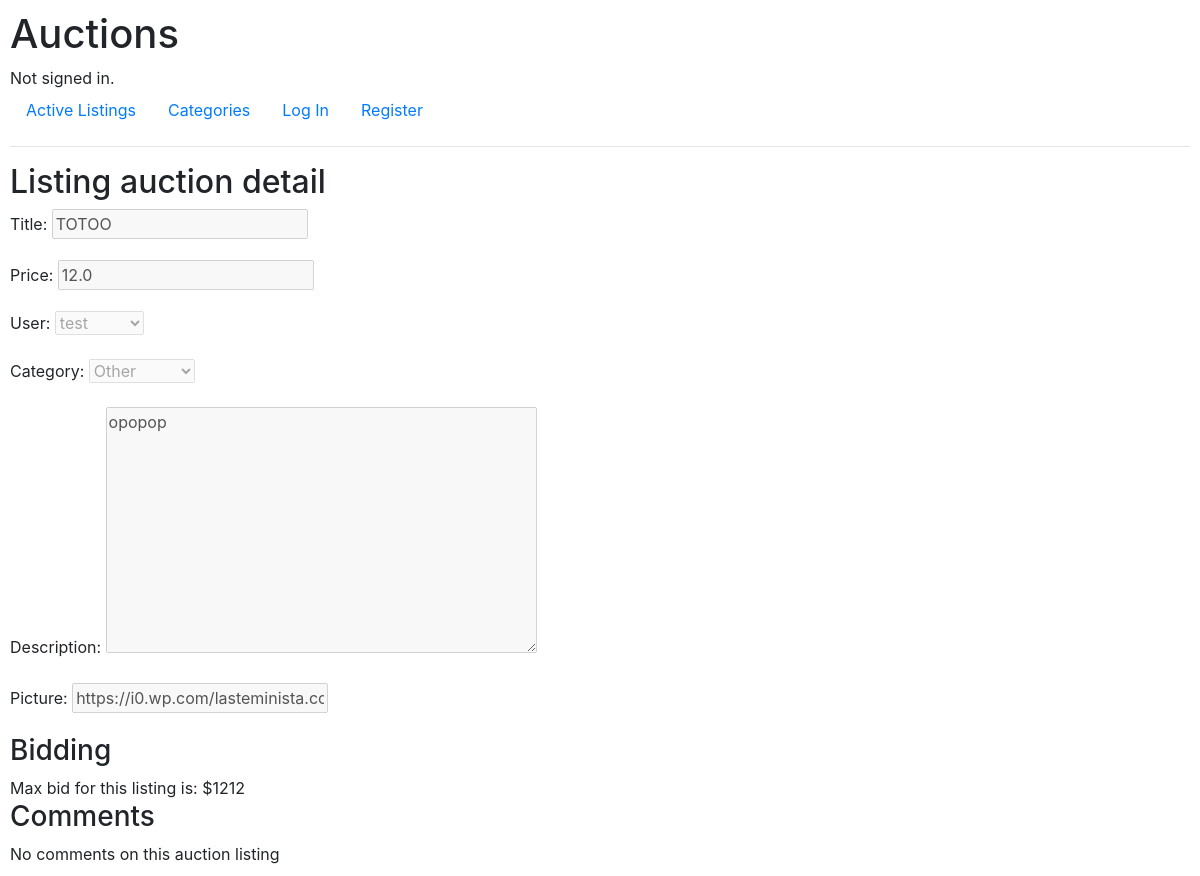
The page /listing/14/ on the database as committed earlier.
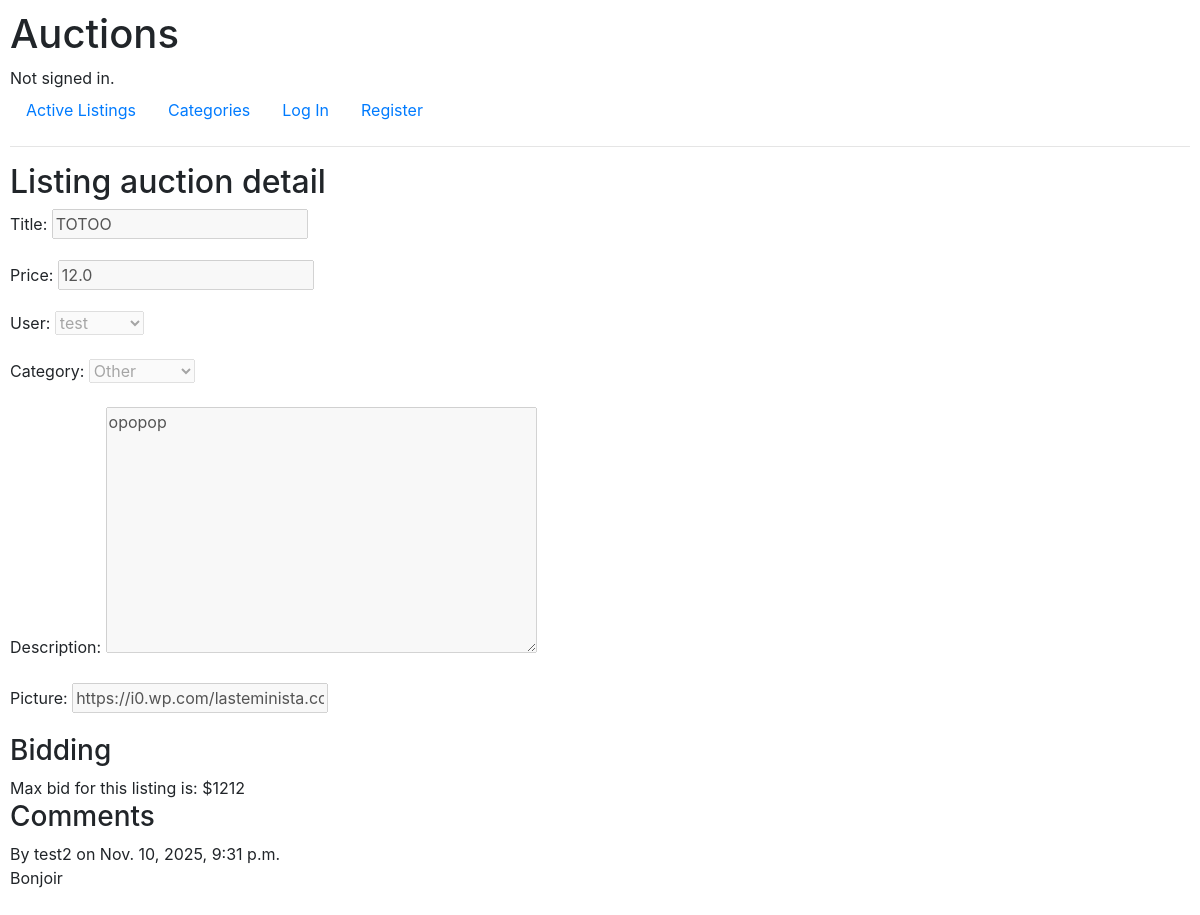
The same page on the database as committed later.
### auctions/models.py (models this page shows, shortened)
class Auction_Listing(models.Model):
    title = models.CharField(max_length=240)
    price = models.FloatField()
    user = models.ForeignKey(User, related_name="auction_user", on_delete=models.CASCADE)
    category = models.CharField(max_length=300, choices=CATEGORY_OPTIONS, default="other")
    description = models.TextField(max_length=1000)
    picture = models.URLField(max_length=300) #TODO
    date = models.DateTimeField(auto_now=True)
    auction_open = models.BooleanField(default=True)

class Comment(models.Model):
    listing = models.ForeignKey(Auction_Listing, related_name="comment_listing", on_delete=models.CASCADE)
    user = models.ForeignKey(User, related_name="comment_user", on_delete=models.CASCADE)
    content = models.TextField(max_length=1000)
    date = models.DateTimeField(auto_now=True)

class User(AbstractUser):
   pass

### auctions/views.py (the view)
# urls.py: path("listing/<int:auction_id>/", views.listing, name = "listing"),
def listing(request, auction_id):
    current_user_is_winner = False
    user_max_bid = 0
    max_bid = 0
    user_of_the_max_bid = None
    bid_form = None
    authenticated_user = request.user.is_authenticated
    listing_instance = Auction_Listing.objects.get(pk=auction_id)
    bids = Bid.objects.filter(listing=listing_instance)
    comments = Comment.objects.filter(listing=listing_instance)
    if bids.exists():
        max_bid = list(bids.aggregate(Max("amount", default=0)).values())[0]
        listing_price = listing_instance.price
        bid_form = Bid_Form(request.POST, max_bid, listing_price)
        if request.user.is_authenticated :
            user_max_bid = list(bids.filter(user=request.user).aggregate(Max("amount", default=0)).values())[0]
            user_of_the_max_bid = bids.order_by("amount")[:1].get().user
    current_auction_is_open = listing_instance.auction_open
    current_user_is_creator = False
    if request.user == listing_instance.user:
        current_user_is_creator = True
    try:
        if request.user.is_authenticated:
            Watchlist.objects.get(user=request.user, auctions=listing_instance)
            is_watchlisted = True
        else:
            is_watchlisted = False
    except Watchlist.DoesNotExist:
        is_watchlisted = False
    listing_form = Auction_Listing_Form(request.POST, instance=listing_instance)
    listing_form_ro = Auction_Listing_Form_RO(request.GET, instance=listing_instance)
    comment_form = Comment_Form(request.POST)
    if request.method == 'POST':
        context = {
            'listing_form': listing_form_ro,
            'bid_form': Bid_Form(), 'comment_form': Comment_Form(),
            'id': id, 'auction_id':auction_id, 'auction_open':current_auction_is_open, 'user_is_creator':current_user_is_creator,
            'is_watchlisted':is_watchlisted, 'authenticated_user': authenticated_user,
            'max_bid' : max_bid, 'user_max_bid':user_max_bid}
        if 'place_bid' in request.POST:
            if bid_form.is_valid():
                user_bid = bid_form.save(commit=False)
                user_bid.user = request.user
                user_bid.listing = listing_instance
                user_bid.save()
                return redirect('listing', auction_id=auction_id)
            else:
                context["bid_form"] = bid_form
        if 'save_listing' in request.POST:
            if listing_form.is_valid():
                listing_form.save()
                return redirect('listing', auction_id=auction_id)
            else:
                context["listing_form"] = listing_form_ro
        if 'add_comment' in request.POST:
            if comment_form.is_valid():
                user_comment = comment_form.save(commit=False)
                user_comment.user = request.user
                user_comment.listing = listing_instance
                user_comment.save()
                return redirect('listing', auction_id=auction_id)
            else:
                context["comment_form"] = comment_form
        return render(request,'auctions/listing.html', context)
    else : #GET
        context = {
                'listing_form': listing_form_ro,
                'id': id, 'auction_id':auction_id, 'auction_open':current_auction_is_open, 'user_is_creator':current_user_is_creator,
                'max_bid' : max_bid,
                'comments' : comments}
        if current_user_is_creator and current_auction_is_open:
            context["listing_form"] =  Auction_Listing_Form(instance=listing_instance)
            context["comment_form"] = Comment_Form()
        elif current_auction_is_open:
            context["listing_form"] =  listing_form_ro
            context["bid_form"] =  Bid_Form()
            context["is_watchlisted"] =  is_watchlisted
            context["user_max_bid"] =  user_max_bid
            context["comment_form"] = Comment_Form()
        else:
            current_user_is_winner = False
            if bids.exists() and user_of_the_max_bid == request.user:
                current_user_is_winner = True
            context["is_watchlisted"] =  is_watchlisted
            context["current_user_is_winner"] =  current_user_is_winner
        return render(request,'auctions/listing.html', context)

### auctions/forms.py (shortened to what this page needs)
class Auction_Listing_Form_RO(ModelForm):
    class Meta:
        model = Auction_Listing
        fields = ["title", "price", "user", "category", "description", "picture"]
    def __init__(self, *args, **kwargs):
        super().__init__(*args, **kwargs)
        self.fields["title"].disabled = True
        self.fields["price"].disabled = True
        self.fields["user"].disabled = True
        self.fields["category"].disabled = True
        self.fields["description"].disabled = True
        self.fields["picture"].disabled = True

class Bid_Form(ModelForm):
    max_bid = 0
    def __init__(self, request=None, max=0, base_price=0):
        super().__init__(request)
        self.max_bid = max
        self.base_price = base_price
    class Meta:
        model = Bid
        fields = ["amount"]

### auctions/templates/auctions/listing.html (shortened to what this page needs)
{% extends "auctions/layout.html" %}
{% block body %}
    <h2>Listing auction detail</h2>
    {% if auction_open and user_is_creator and authenticated_user %}
        <form method="POST">
        {% csrf_token %}
        {{ listing_form.errors }}
        {{ listing_form.non_field_errors }}
        {{ listing_form.as_p }}
        <input type="button" class="btn btn-success" name="save_listing" value = "Save listing"></input>
    </form>
    {% else %}
        <form method="GET">
            {{ listing_form.as_p }}
        </form>
    {%endif%}
    <h3>Bidding</h3>
    {% if auction_open %}
    Max bid for this listing is: ${{ max_bid }}
    {% else %}
        {% if current_user_is_winner %}
        You won the auction with a ${{max_bid}} bid!
        {% else %}
        The final bid is ${{max_bid}}
        {% endif %}
    {% endif %}
    <h3>Comments</h3>
    {% if comments %}
        {% for comment in comments %}
        By {{comment.user}} on {{comment.date}}
        {{comment.content}}
        {% endfor %}
    {% else %}
        No comments on this auction listing
    {% endif %}
{% endblock %}

### auctions/templates/auctions/layout.html (shortened to what this page needs)
{% load static %}
<!DOCTYPE html>
<html lang="en">
    <head>
        <link rel="stylesheet" href="https://stackpath.bootstrapcdn.com/bootstrap/4.4.1/css/bootstrap.min.css">
        <link href="{% static 'auctions/styles.css' %}" rel="stylesheet">
    </head>
    <body>
        <h1>Auctions</h1>
        <div>
            {% if user.is_authenticated %}
                Signed in as <strong>{{ user.username }}</strong>.
            {% else %}
                Not signed in.
            {% endif %}
        </div>
        <ul class="nav">
            <li class="nav-item">
                <a class="nav-link" href="{% url 'listings' %}">Active Listings</a>
            </li>
            <li class="nav-item">
                <a class="nav-link" href="{% url 'categories' %}">Categories</a>
            </li>
            {% if user.is_authenticated %}
                <li class="nav-item">
                    <a class="nav-link" href="{% url 'watchlist' %}">Watchlist</a>
                </li>
                <li class="nav-item">
                    <a class="nav-link" href="{% url 'new_listing' %}">Create Listing</a>
                </li>
                <li class="nav-item">
                    <a class="nav-link" href="{% url 'logout' %}">Log Out</a>
                </li>
            {% else %}
                <li class="nav-item">
                    <a class="nav-link" href="{% url 'login' %}">Log In</a>
                </li>
                <li class="nav-item">
                    <a class="nav-link" href="{% url 'register' %}">Register</a>
                </li>
            {% endif %}
        </ul>
        <hr>
        {% block body %}
        {% endblock %}
    </body>
</html>

### auctions/static/auctions/styles.css (style rules this page uses)
body { padding: 10px; }

Rows that differ between the two databases and show on the page:
added Comment: user "test2", date "Nov. 10, 2025, 9:31 p.m.", content "Bonjoir"
Other text that changed with them:
text no longer shown: "No comments on this auction listing"
